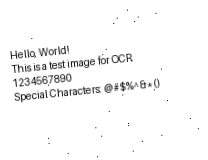
#> input picture data/test_image.png, 208 x 160 px, found by its file name
$ python example_skew_correction.py
#> lines starting #> are read from the running program, lines starting #| are printed output that depends on the picture; after the words box and inside, x2 and y2 are one past the last pixel; in counts of white or black regions, pixels touching at a corner belong together
### pyaip/utils.py
import cv2

def load_image(image_path):

    # load an image from the file system.
#> called with image_path = 'data/test_image.png'
    return cv2.imread(image_path, cv2.IMREAD_GRAYSCALE)
#> returned value is the input picture: shape (160, 208); min 9, max 255, mean 248

def save_image(image, output_path):

    # save an image to the file system.
    cv2.imwrite(output_path, image)

### pyaip/skew_correction.py
import cv2
import numpy as np

def detect_skew_angle(image):
    """
    Detect text skew angle using Hough Line Transform.

    Args:
        image: numpy.ndarray, Binary input image

    Returns:
        float: Detected skew angle in degrees
    """
    if image is None or image.size == 0:
        raise ValueError("Input image is empty")

    # Apply edge detection
    edges = cv2.Canny(image, 50, 150, apertureSize=3)
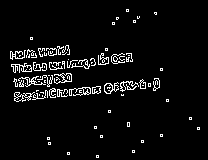
#> edges: shape (160, 208); 5.1% white in thin lines or dots, all inside (x1, y1, x2, y2) = (10, 9, 200, 158)

    # Apply Hough transform
    lines = cv2.HoughLines(edges, 1, np.pi/180, threshold=100)
#> lines = None

    if lines is None:
        return 0

    angles = []
    for line in lines:
        rho, theta = line[0]
        # Convert theta to degrees and normalize to -90 to 90
        angle = np.degrees(theta) - 90
        if angle < -45:
            angle += 90
        elif angle > 45:
            angle -= 90
        angles.append(angle)

    # Return median angle, filtering out outliers
    angles = np.array(angles)
    median_angle = np.median(angles)
    return median_angle

def rotate_image(image, angle):
    """
    Rotate image by specified angle.

    Args:
        image: numpy.ndarray, Input image
        angle: float, Rotation angle in degrees

    Returns:
        numpy.ndarray: Rotated image
    """
    if image is None or image.size == 0:
        raise ValueError("Input image is empty")

    (h, w) = image.shape[:2]
    center = (w // 2, h // 2)
    M = cv2.getRotationMatrix2D(center, angle, 1.0)

    # Calculate new image dimensions to avoid cropping
    cos = np.abs(M[0, 0])
    sin = np.abs(M[0, 1])
    new_w = int((h * sin) + (w * cos))
    new_h = int((h * cos) + (w * sin))

    # Adjust translation
    M[0, 2] += (new_w / 2) - center[0]
    M[1, 2] += (new_h / 2) - center[1]

    return cv2.warpAffine(image, M, (new_w, new_h), flags=cv2.INTER_CUBIC, borderMode=cv2.BORDER_REPLICATE)

# [15 lines left out: function correct_skew, not called in this run]

### examples/example_skew_correction.py
from pyaip.skew_correction import detect_skew_angle, rotate_image
from pyaip.utils import load_image, save_image

image = load_image('data/test_image.png')

# detect the skew angle
angle = detect_skew_angle(image)
#> angle = 0
print(f"Detected skew angle: {angle} degrees")
#| Detected skew angle: 0 degrees

# correct the skew
corrected_image = rotate_image(image, angle)
#> in rotate_image, `M = cv2.getRotationMatrix2D(center, angle, 1.0)`: M = [[1, 0, 0], [0, 1, 0]]
#> in rotate_image, `cos = np.abs(M[0, 0])`: cos = 1
#> in rotate_image, `sin = np.abs(M[0, 1])`: sin = 0
#> in rotate_image, `new_w = int((h * sin) + (w * cos))`: new_w = 208
#> in rotate_image, `new_h = int((h * cos) + (w * sin))`: new_h = 160
save_image(corrected_image, 'data/corrected_image.png')
